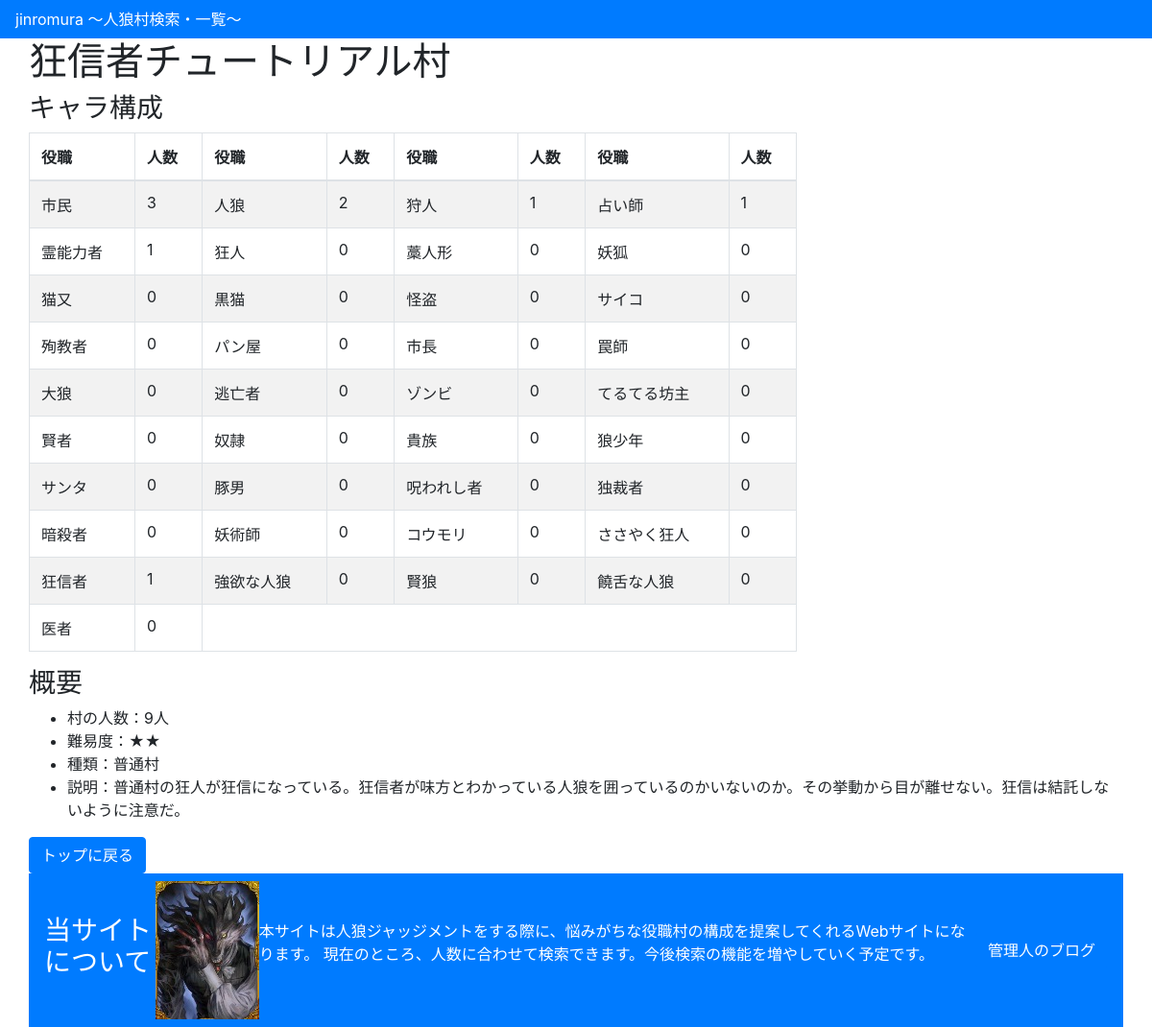
The page /jinromura/7/ on the database its author committed.
### jinromura/models.py (models this page shows, shortened)
class Village(models.Model):
    name = models.CharField('村名',max_length=40)
    people = models.IntegerField('人数',default=0)
    level = models.IntegerField('難易度',default=0)
    category = models.CharField('種類',max_length=200)
    description = models.CharField('説明',max_length=200)
    citizen = models.IntegerField('市民',default=0)
    werewolf = models.IntegerField('人狼',default=0)
    hunter = models.IntegerField('狩人',default=0)
    f_teller = models.IntegerField('占い師',default=0)
    shaman = models.IntegerField('霊能者',default=0)
    dspcho = models.IntegerField('狂人',default=0)
    straw_doll = models.IntegerField('わら人形',default=0)
    lover = models.IntegerField('恋人',default=0)
    fox = models.IntegerField('妖狐',default=0)
    nekomata = models.IntegerField('猫又',default=0)
    black_cat = models.IntegerField('黒猫',default=0)
    thief = models.IntegerField('怪盗',default=0)
    psyco = models.IntegerField('サイコ',default=0)
    martydom = models.IntegerField('殉教者',default=0)
    bakery = models.IntegerField('パン屋',default=0)
    mayor = models.IntegerField('市長',default=0)
    trap_nurses = models.IntegerField('罠師',default=0)
    big_wolf = models.IntegerField('大狼',default=0)
    fugitive = models.IntegerField('逃亡者',default=0)
    zombi = models.IntegerField('ゾンビ',default=0)
    teruteru = models.IntegerField('てるてる坊主',default=0)
    wiseman = models.IntegerField('賢者',default=0)
    slave = models.IntegerField('奴隷',default=0)
    aristcracy = models.IntegerField('貴族',default=0)
    wolfboy = models.IntegerField('狼少年',default=0)
    santa = models.IntegerField('サンタ',default=0)
    pigman = models.IntegerField('豚男',default=0)
    cursed = models.IntegerField('呪われし者',default=0)
    dictator = models.IntegerField('独裁者',default=0)
    assassin = models.IntegerField('暗殺者',default=0)
    sorcerer = models.IntegerField('妖術師',default=0)
    bat = models.IntegerField('コウモリ',default=0)
    queen = models.IntegerField('女王',default=0)
    sasaki = models.IntegerField('ささやく狂人',default=0)
    fanatic = models.IntegerField('狂信者',default=0)
    goyoku = models.IntegerField('強欲な人狼',default=0)
    wisewolf = models.IntegerField('賢狼',default=0)
    noisywolf = models.IntegerField('饒舌な人狼',default=0)
    doctor = models.IntegerField('医者',default=0)

### jinromura/views.py (the view)
# urls.py: path('<int:pk>/', views.DetailView.as_view(), name='detail'),
class DetailView(generic.DetailView):
    model = Village
    template_name = 'jinromura/detail.html'

### jinromura/templatetags/range.py (called while the page is built)
@register.filter(name='range')
def _range(_min, args=None):
    _max, _step = None, None
    if args:
        if not isinstance(args, int):
            _max, _step = map(int, args.split(','))
        else:
            _max = args
    args = filter(None, (_min,_max,_step))
    return range(*args)

### jinromura/templates/jinromura/detail.html (shortened to what this page needs)
{% load staticfiles %}
{% load static %}
{% load range %}
<html>
  <head>
    <link rel="stylesheet" type="text/css" href="{% static 'css/bootstrap.css' %}" />
  </head>
  <body>
    <div>
      <nav class="navbar navbar-expand-lg navbar-light bg-primary text-white">
        jinromura 〜人狼村検索・一覧〜
      </nav>
    </div>
    <div class="container">
      <div class="row">
        <div id="contents">
        <h1>{{ village.name }}</h1>
        <h3>キャラ構成</h3>
          <table class="table table-striped table-bordered" style="width:50rem;">
            <thead>
              <th>役職</th>
              <th>人数</th>
              <th>役職</th>
              <th>人数</th>
              <th>役職</th>
              <th>人数</th>
              <th>役職</th>
              <th>人数</th>
            </thead>
            <tbody>
              <tr>
                <td>市民</td>
                <td>{{village.citizen}}</td>
                <td>人狼</td>
                <td>{{village.werewolf}}</td>
                <td>狩人</td>
                <td>{{village.hunter}}</td>
                <td>占い師</td>
                <td>{{village.f_teller}}</td>
              </tr>
              <tr>
                <td>霊能力者</td>
                <td>{{village.shaman}}</td>
                <td>狂人</td>
                <td>{{village.dspcho}}</td>
                <td>藁人形</td>
                <td>{{village.straw_doll}}</td>
                <td>妖狐</td>
                <td>{{village.fox}}</td>
              </tr>
              <tr>
                <td>猫又</td>
                <td>{{village.nekomata}}</td>
                <td>黒猫</td>
                <td>{{village.black_cat}}</td>
                <td>怪盗</td>
                <td>{{village.thief}}</td>
                <td>サイコ</td>
                <td>{{village.psyco}}</td>
              </tr>
              <tr>
                <td>殉教者</td>
                <td>{{village.martydom}}</td>
                <td>パン屋</td>
                <td>{{village.bakery}}</td>
                <td>市長</td>
                <td>{{village.mayor}}</td>
                <td>罠師</td>
                <td>{{village.trap_nurses}}</td>
              </tr>
              <tr>
                <td>大狼</td>
                <td>{{village.big_wolf}}</td>
                <td>逃亡者</td>
                <td>{{village.fugitive}}</td>
                <td>ゾンビ</td>
                <td>{{village.zombi}}</td>
                <td>てるてる坊主</td>
                <td>{{village.teruteru}}</td>
              </tr>
              <tr>
                <td>賢者</td>
                <td>{{village.wiseman}}</td>
                <td>奴隷</td>
                <td>{{village.slave}}</td>
                <td>貴族</td>
                <td>{{village.aristcracy}}</td>
                <td>狼少年</td>
                <td>{{village.zombi}}</td>
              </tr>
              <tr>
                <td>サンタ</td>
                <td>{{village.santa}}</td>
                <td>豚男</td>
                <td>{{village.pigman}}</td>
                <td>呪われし者</td>
                <td>{{village.cursed}}</td>
                <td>独裁者</td>
                <td>{{village.dictator}}</td>
              </tr>
              <tr>
                <td>暗殺者</td>
                <td>{{village.assassin}}</td>
                <td>妖術師</td>
                <td>{{village.sorcerer}}</td>
                <td>コウモリ</td>
                <td>{{village.bat}}</td>
                <td>ささやく狂人</td>
                <td>{{village.sasaki}}</td>
              </tr>
              <tr>
                <td>狂信者</td>
                <td>{{village.fanatic}}</td>
                <td>強欲な人狼</td>
                <td>{{village.goyoku}}</td>
                <td>賢狼</td>
                <td>{{village.wisewolf}}</td>
                <td>饒舌な人狼</td>
                <td>{{village.noisywolf}}</td>
              </tr>
              <tr>
                <td>医者</td>
                <td>{{village.doctor}}</td>
              </tr>
          </table>
        <h3>概要</h3>
          <ul>
            <li>村の人数：{{ village.people }}人</li>
            <li>難易度：{% for value in village.level|range %}★{% endfor %}</li>
            <li>種類：{{ village.category }}</li>
            <li>説明：{{ village.description }}</li>
          </ul>
          <a class="btn btn-primary" role="button" href="{% url 'index' %}">トップに戻る</a>
        </div>
        <div>
          <nav class="navbar navbar-expand-lg navbar-light bg-primary text-white">
            <h3>当サイトについて</h3>
            <br>
            <img src="{% static "img/werewolf.jpg" %}" alt="Werewolf image">
            <br>
            <p>
              本サイトは人狼ジャッジメントをする際に、悩みがちな役職村の構成を提案してくれるWebサイトになります。
              現在のところ、人数に合わせて検索できます。今後検索の機能を増やしていく予定です。
            </p>
            <a class="btn btn-primary" href="https://takaxtech.com/">管理人のブログ</a>
          </nav>
        </div>
      </div>
  </body>
</html>

### rows shown on the page
Village: name "狂信者チュートリアル村", citizen "3", werewolf "2", hunter "1", f_teller "1", shaman "1", dspcho "0", straw_doll "0", fox "0", nekomata "0", black_cat "0", thief "0", psyco "0", martydom "0", bakery "0", mayor "0", trap_nurses "0", big_wolf "0", fugitive "0", zombi "0", teruteru "0", wiseman "0", slave "0", aristcracy "0", santa "0", pigman "0", cursed "0", dictator "0", assassin "0", sorcerer "0", bat "0", sasaki "0", fanatic "1", goyoku "0", wisewolf "0", noisywolf "0", doctor "0", people "9", level 2 (drawn), category "普通村", description "普通村の狂人が狂信になっている。狂信者が味方とわかっている人狼を囲っているのかいないのか。その挙動から目が離せない。狂信は結託しないように注意だ。"
